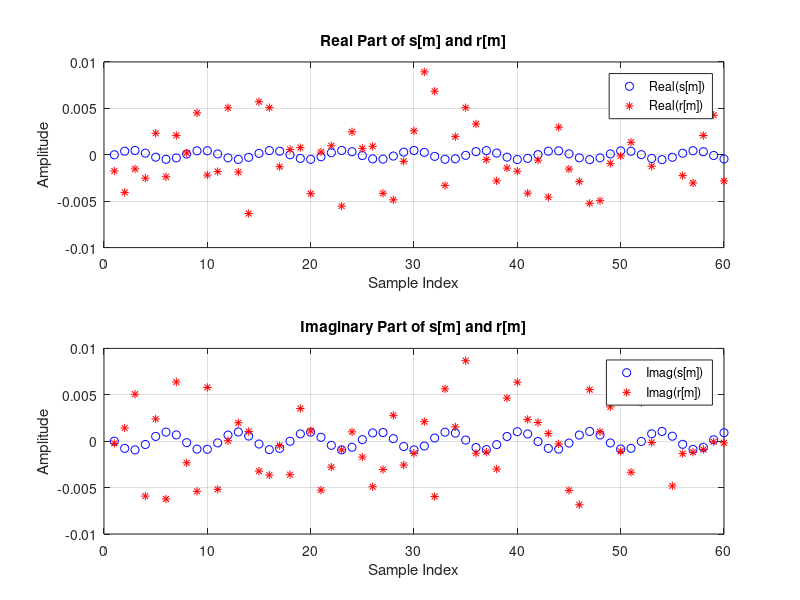

MATLAB code for this plot:
N = 2048; 
M = 600;  
SNR_dB = 10;

% QPSK
QPSK_signal = [1+1j, 1-1j, -1+1j, -1-1j];
S_f = repmat(QPSK_signal, 1, M/4);

%C
X = [0, S_f(301:600), zeros(1,1447), S_f(1:300)];
s_m = ifft(X, N);

% 加入 AWGN 噪聲
r_m = awgn(s_m, SNR_dB, 'measured');

% 前60個s[m] 和 r[m]
figure;
subplot(2,1,1);
plot(1:60, real(s_m(1:60)), 'bo', 'DisplayName', 'Real(s[m])'); hold on;
plot(1:60, real(r_m(1:60)), 'r*', 'DisplayName', 'Real(r[m])');
%plot(1:60, real(n_m(1:60)), 'g*', 'DisplayName', 'Real(n[m])');
xlabel('Sample Index');
ylabel('Amplitude');
title('Real Part of s[m] and r[m]');
legend;
grid on;

subplot(2,1,2);
plot(1:60, imag(s_m(1:60)), 'bo', 'DisplayName', 'Imag(s[m])'); hold on;
plot(1:60, imag(r_m(1:60)), 'r*', 'DisplayName', 'Imag(r[m])');
%plot(1:60, imag(n_m(1:60)), 'g*', 'DisplayName', 'Imag(n[m])');
xlabel('Sample Index');
ylabel('Amplitude');
title('Imaginary Part of s[m] and r[m]');
legend;
grid on;


%s[m] 的平均功率
power_s = mean(abs(s_m).^2);

%10次平均功率
num_trials = 10;
power_s_trials = zeros(1, num_trials);
power_n_trials = zeros(1, num_trials);

for i = 1:num_trials
    r_m = awgn(s_m, SNR_dB, 'measured'); % 重新加入噪聲
    n_m = r_m - s_m; %噪聲信號
    
    power_s_trials(i) = mean(abs(s_m).^2); %傳輸信號功率
    power_n_trials(i) = mean(abs(n_m).^2); %噪聲功率
end

avg_power_s = mean(power_s_trials); %10次平均傳輸信號功率
avg_power_n = mean(power_n_trials); %10次平均噪聲功率

%理論 SNR
SNR_calculated = 10 * log10(avg_power_s / avg_power_n);

disp(['平均傳輸信號功率: ', num2str(avg_power_s)]);
disp(['平均噪聲功率: ', num2str(avg_power_n)]);
disp(['計算出的 SNR (dB): ', num2str(SNR_calculated)]);
disp(['設定的 SNR (dB): ', num2str(SNR_dB)]);
